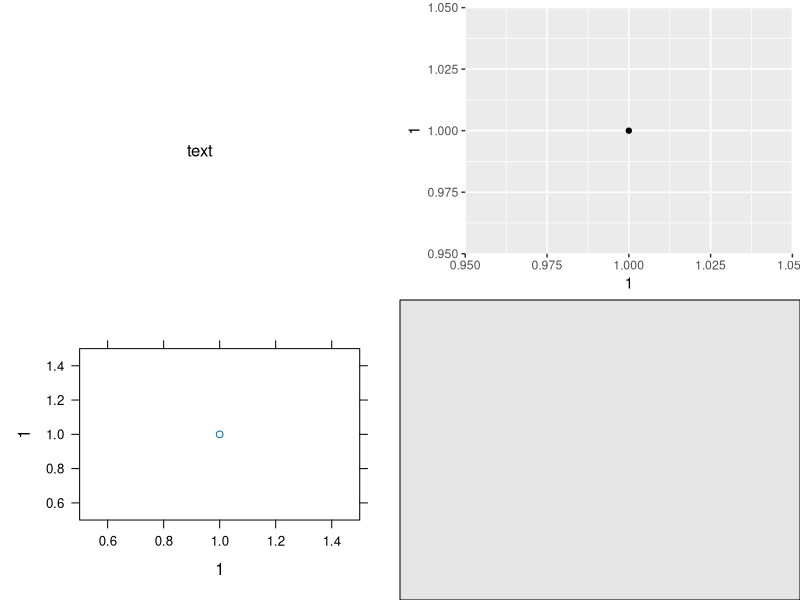
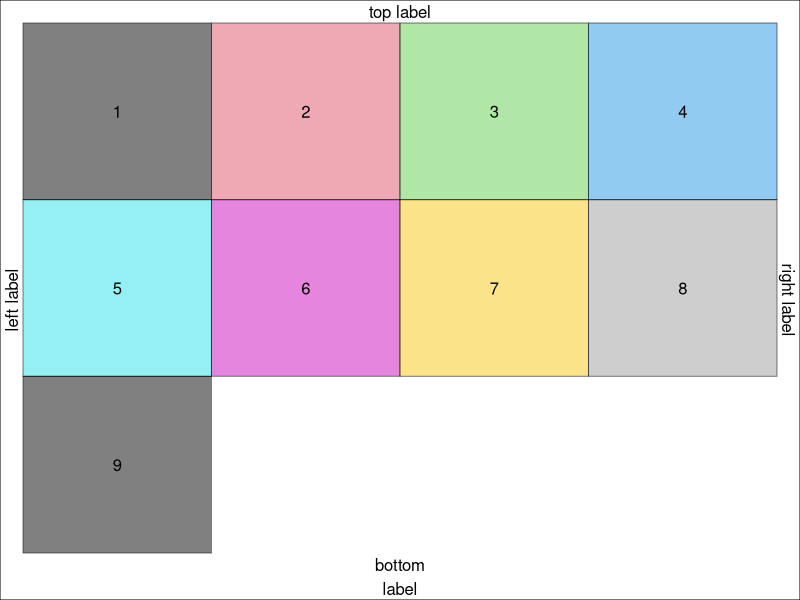
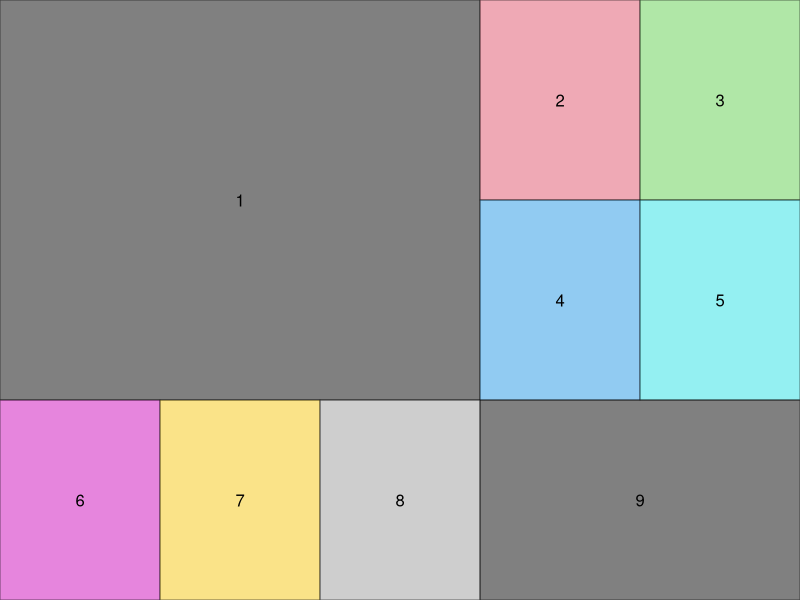
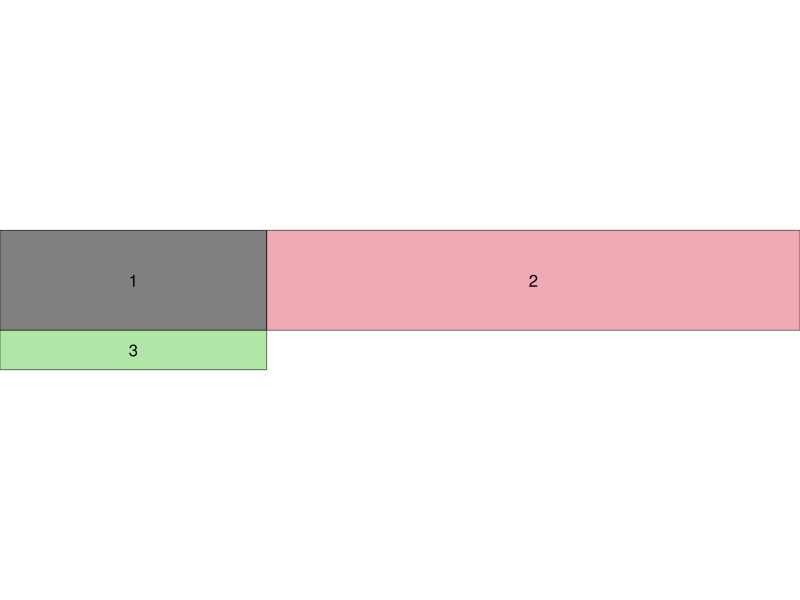
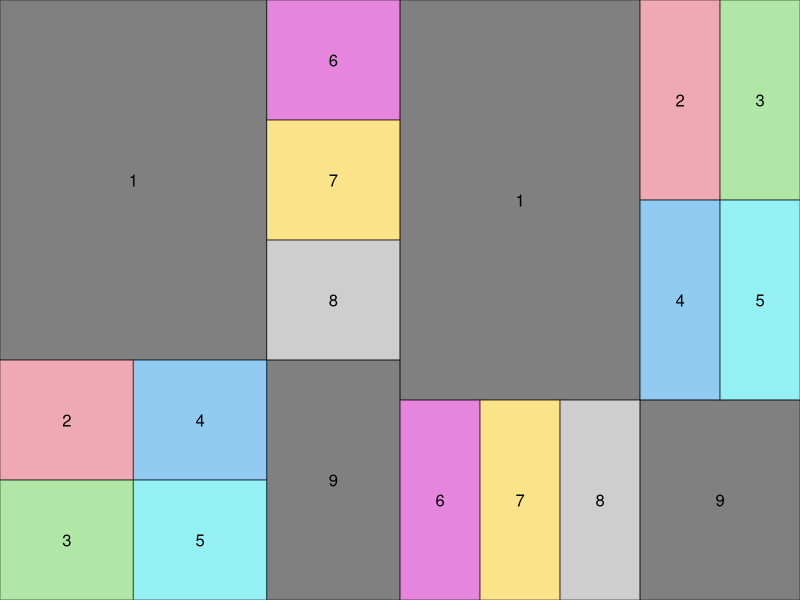
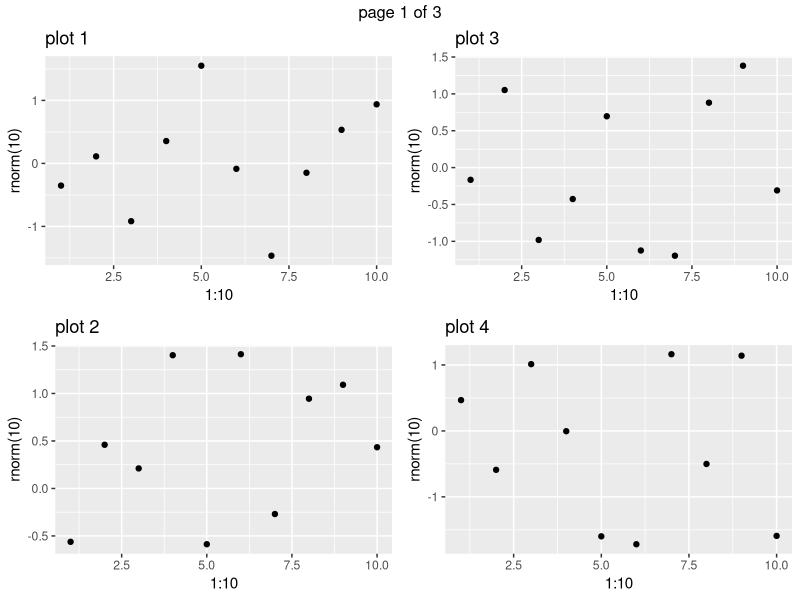
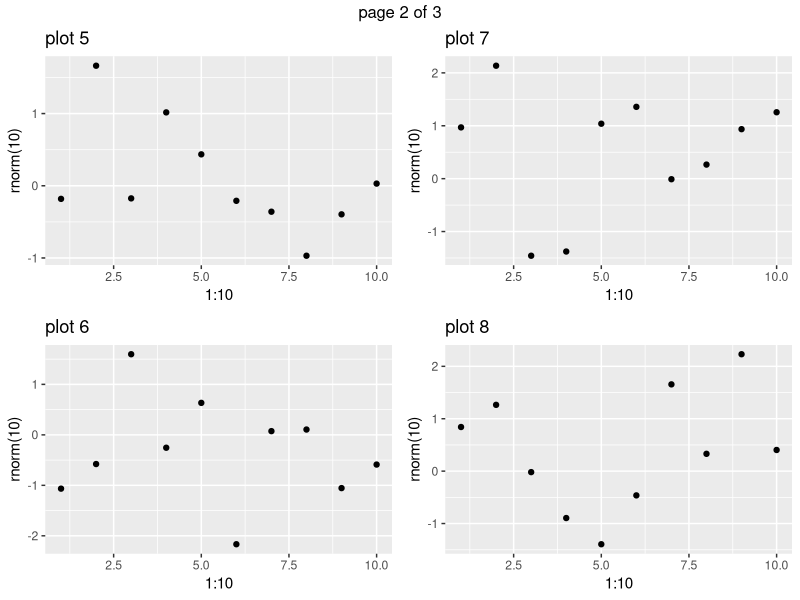
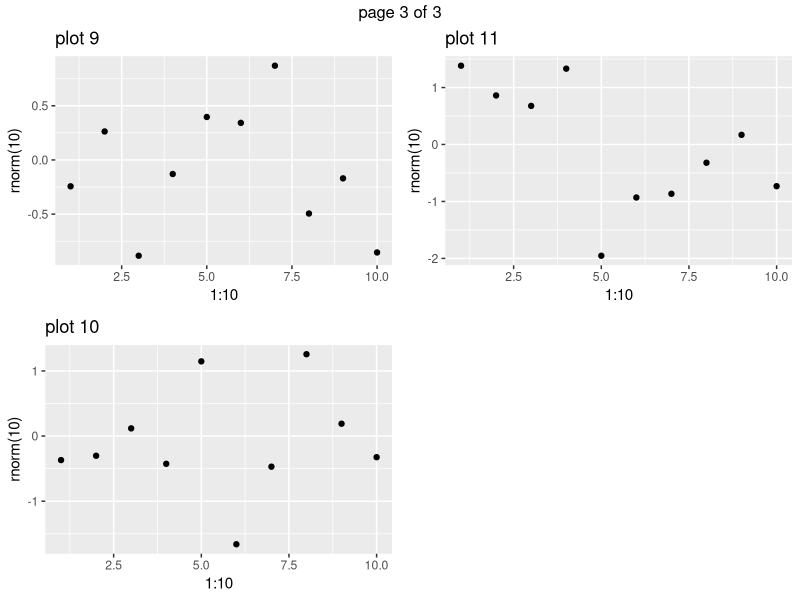

Generate these figures, in order, with R:
## ---- chunk 1
library(knitr)
opts_chunk$set(message=FALSE, fig.width=4, fig.height=3)
## ---- chunk 2
library(gridExtra)
library(grid)
library(ggplot2)
library(lattice)
p <- qplot(1,1)
p2 <- xyplot(1~1)
r <- rectGrob(gp=gpar(fill="grey90"))
t <- textGrob("text")
grid.arrange(t, p, p2, r, ncol=2)
## ---- chunk 3
gs <- lapply(1:9, function(ii) 
  grobTree(rectGrob(gp=gpar(fill=ii, alpha=0.5)), textGrob(ii)))
grid.arrange(grobs=gs, ncol=4, 
               top="top label", bottom="bottom\nlabel", 
               left="left label", right="right label")
grid.rect(gp=gpar(fill=NA))
## ---- chunk 4
lay <- rbind(c(1,1,1,2,3),
             c(1,1,1,4,5),
             c(6,7,8,9,9))
grid.arrange(grobs = gs, layout_matrix = lay)
## ---- chunk 5
grid.arrange(grobs=gs[1:3], ncol=2, widths = unit(1:2, "null"), 
             heights=unit(c(1,10), c("in", "mm")))
## ---- chunk 6
g1 <- arrangeGrob(grobs = gs, layout_matrix = t(lay))
g2 <- arrangeGrob(grobs = gs, layout_matrix = lay)
grid.arrange(g1, g2, ncol=2)
## ---- chunk 7
pl <- lapply(1:11, function(.x) 
             qplot(1:10, rnorm(10), main=paste("plot",.x)))
ml <- marrangeGrob(pl, nrow=2, ncol=2)
## interactive use; open new devices
ml
## non-interactive use, multipage pdf
## ggsave("multipage.pdf", ml)
